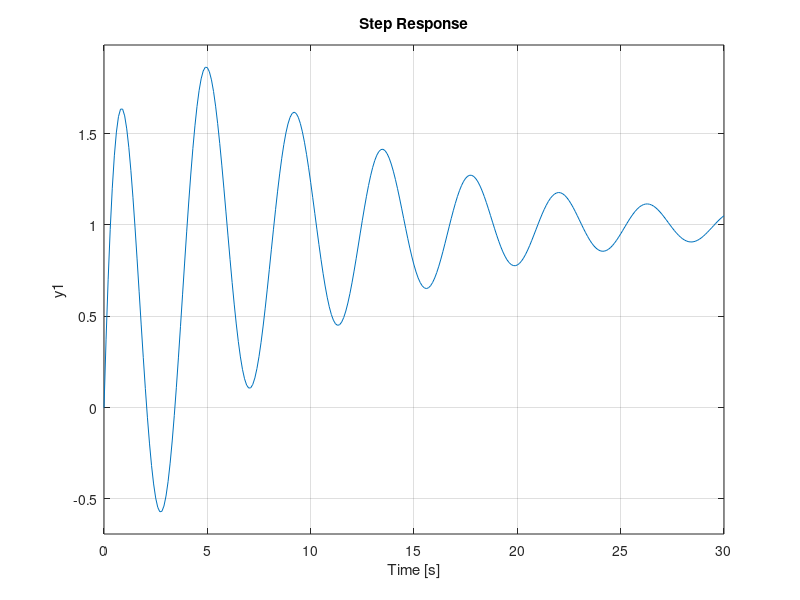
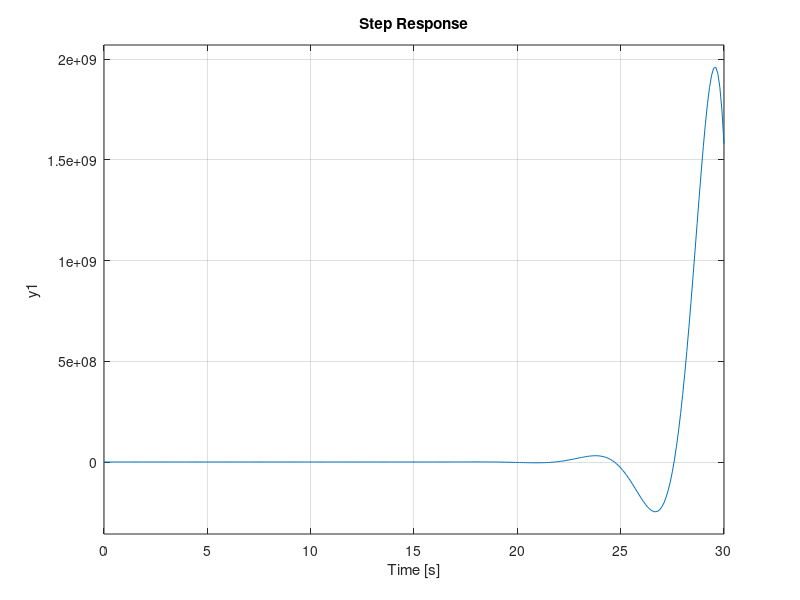

These figures' MATLAB source, in order:
%% 5. Resonant System 

%Transfer Function G(s) = (8s^6 + 7s^5 + 6s^4 + 5s^3 + 4s^2 + 3s + 2) / (s^7 + 2s^6 + 3s^5 + 4s^4 + 5s^3 + 6s^2 + 7s + 1)
numerator5 = [8 7 6 5 4 3 2];
denomenator5 = [1 2 3 4 5 6 7 1];
TF5 = tf(numerator5, denomenator5)


%% 6. Electrical Filter with Multiple Poles:

%Transfer Function G(s) = 4s^3 + 3s^2 + 2s + 1 / s^4 + 2s^3 + 3s^2 + 4s + 1
numerator6 = [4 3 2 1];
denomenator6 = [1 2 3 4 1];
TF6 = tf(numerator6,denomenator6)

%% step response
step(TF6,0:0.1:30)
figure
step(TF5,0:0.1:30)
